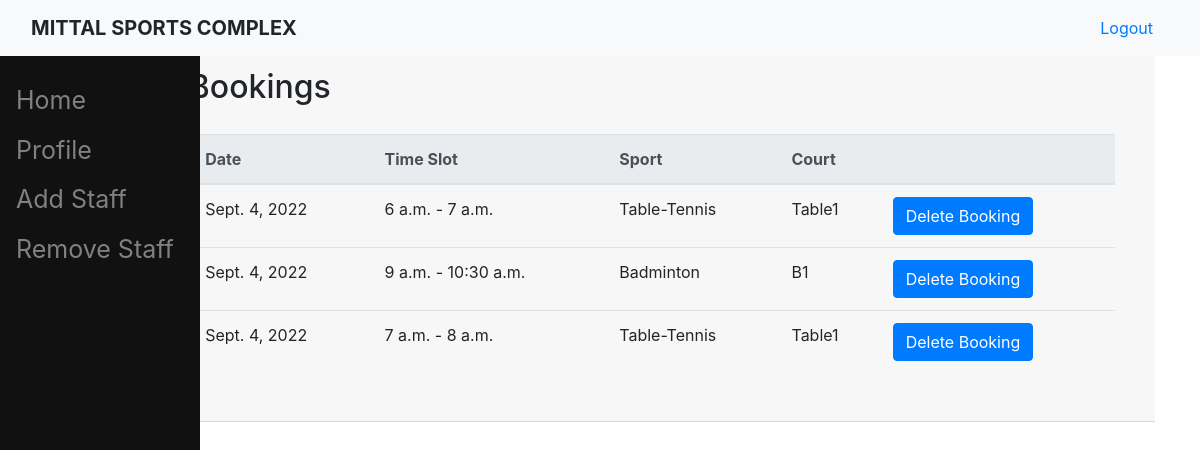
The app's page /member_bookings/ (signed in), older data.
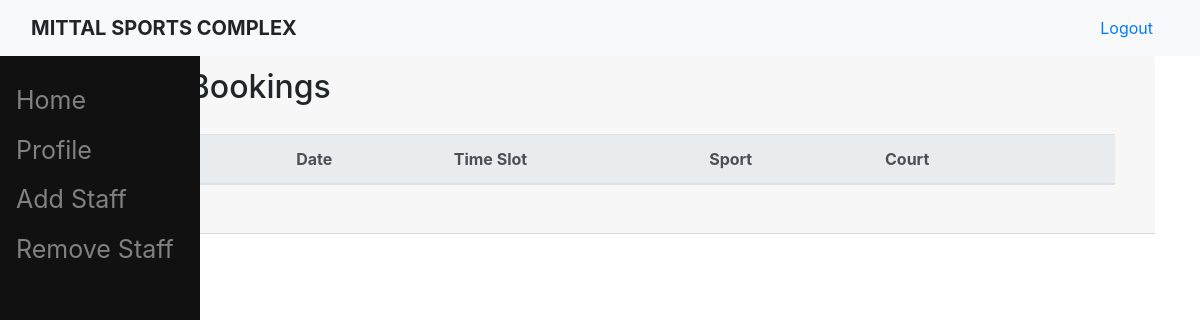
The same page, newer data.
### sports/models.py (models this page shows, shortened)
class Booking(models.Model):
    time_slot = models.OneToOneField(Slot, on_delete=models.CASCADE)
    booked_by = models.ForeignKey(User, null = True, blank = True,on_delete=models.CASCADE)

class Slot(models.Model):
    start_time = models.TimeField(help_text = "(Time should be of format HH:MM from 00:00 to 23:59.)")
    end_time = models.TimeField(help_text = "(Time should be of format HH:MM from 00:00 to 23:59.)")
    date = models.DateField(default = date.today(),help_text = "(Date should be of format YYYY-MM-DD)")
    court = models.ForeignKey(Court,on_delete=models.CASCADE)
    message = models.CharField(max_length=200, null = True, blank = True)

class Court(models.Model):
    name = models.CharField(max_length=20, unique = True )
    sport = models.ForeignKey(Sport,on_delete=models.CASCADE)
    def __str__(self):
        return f'{self.name}'

class Sport(models.Model):
    name = models.CharField(max_length=20, unique = True , help_text = '(Please, use underscore(_) or hypen(-) in place of spaces.)')
    img_url = models.CharField(max_length=2083, verbose_name = 'Image', help_text = '(Copy-paste the sport-image url here)', default = 'https://uploads-ssl.webflow.com/617b224ba2374548fcc039ba/617b224ba237453ce1c0409b_hpfulq-1234-1024x512.jpg')
    def __str__(self):
        return f'{self.name}'

### sports/views.py (the view)
# urls.py: path('member_bookings/',s_views.member_bookings, name = 'member_bookings'),
@login_required
def member_bookings(request):
    bookings = Booking.objects.filter(booked_by = request.user)
    return render(request, 'sports/member_bookings.html', {'bookings':bookings})

### users/templatetags/auth_extras.py (called while the page is built)
@register.filter(name='has_attr')
def has_attr(user, attribute):
    return hasattr(user, attribute)

### sports/templates/sports/member_bookings.html
{% extends 'sports/base.html' %}
{% load crispy_forms_tags %}
{% block content %}
<div class="content-section">
    <div class="card-header">
        <h2>My Slot Bookings</h2>
        <div class="card-body">
            <div class="table-responsive">
                <table class = "table">
                    <thead class="thead-light">
                    <tr>
                        <th>Sr. No.</th>
                        <th>Date</th>
                        <th>Time Slot</th>
                        <th>Sport</th>
                        <th>Court</th>
                        <th> </th>
                    </tr>
                    </thead>
                    {% for booking in bookings %}
                    <tr>
                        <td>{{ forloop.counter }}</td>
                        <td>{{ booking.time_slot.date }}</td>
                        <td>{{ booking.time_slot.start_time }} - {{ booking.time_slot.end_time }}</td>
                        <td>{{ booking.time_slot.court.sport }}</td>
                        <td>{{ booking.time_slot.court }}</td>
                        <td><a href= "/delete_booking/{{ booking.id }}" class="btn btn-primary">Delete Booking</a></td>
                    {% endfor %}
                </table>
            </div>
        </div>
    </div>
</div>
{% endblock content %}

Row changes from the older to the newer data that the page shows:
no longer on this page (row edited): Booking: time_slot "Sept. 4, 2022", time_slot.start_time "6 a.m.", time_slot.end_time "7 a.m.", time_slot.court.sport "Table-Tennis", time_slot.court "Table1"
no longer on this page (row edited): Booking: time_slot "Sept. 4, 2022", time_slot.start_time "9 a.m.", time_slot.end_time "10:30 a.m.", time_slot.court.sport "Badminton", time_slot.court "B1"
no longer on this page (row edited): Booking: time_slot "Sept. 4, 2022", time_slot.start_time "7 a.m.", time_slot.end_time "8 a.m.", time_slot.court.sport "Table-Tennis", time_slot.court "Table1"
